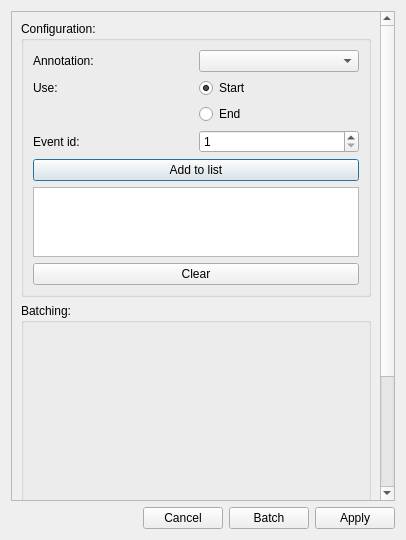
<?xml version="1.0" encoding="UTF-8"?>
<ui version="4.0">
 <class>EventsFromAnnotationsDialog</class>
 <widget class="QDialog" name="EventsFromAnnotationsDialog">
  <property name="geometry">
   <rect>
    <x>0</x>
    <y>0</y>
    <width>406</width>
    <height>540</height>
   </rect>
  </property>
  <property name="windowTitle">
   <string>Meggie - Events from annotations</string>
  </property>
  <layout class="QGridLayout" name="gridLayout">
   <item row="0" column="0">
    <widget class="QScrollArea" name="scrollArea">
     <property name="minimumSize">
      <size>
       <width>0</width>
       <height>0</height>
      </size>
     </property>
     <property name="verticalScrollBarPolicy">
      <enum>Qt::ScrollBarAsNeeded</enum>
     </property>
     <property name="horizontalScrollBarPolicy">
      <enum>Qt::ScrollBarAsNeeded</enum>
     </property>
     <property name="sizeAdjustPolicy">
      <enum>QAbstractScrollArea::AdjustToContents</enum>
     </property>
     <property name="widgetResizable">
      <bool>true</bool>
     </property>
     <widget class="QWidget" name="scrollAreaWidgetContents">
      <property name="geometry">
       <rect>
        <x>0</x>
        <y>0</y>
        <width>372</width>
        <height>655</height>
       </rect>
      </property>
      <property name="minimumSize">
       <size>
        <width>0</width>
        <height>0</height>
       </size>
      </property>
      <layout class="QGridLayout" name="gridLayout_2">
       <item row="0" column="0">
        <widget class="QGroupBox" name="groupBoxConfiguration">
         <property name="title">
          <string>Configuration:</string>
         </property>
         <layout class="QGridLayout" name="gridLayout_3">
          <item row="0" column="0">
           <widget class="QLabel" name="labelAnnotation">
            <property name="text">
             <string>Annotation:</string>
            </property>
           </widget>
          </item>
          <item row="1" column="0">
           <widget class="QLabel" name="labelLocation">
            <property name="text">
             <string>Use:</string>
            </property>
           </widget>
          </item>
          <item row="8" column="0" colspan="2">
           <widget class="QPushButton" name="pushButtonAdd">
            <property name="text">
             <string>Add to list</string>
            </property>
           </widget>
          </item>
          <item row="2" column="1">
           <widget class="QRadioButton" name="radioButtonEnd">
            <property name="text">
             <string>End</string>
            </property>
           </widget>
          </item>
          <item row="1" column="1">
           <widget class="QRadioButton" name="radioButtonStart">
            <property name="text">
             <string>Start</string>
            </property>
            <property name="checked">
             <bool>true</bool>
            </property>
           </widget>
          </item>
          <item row="0" column="1">
           <widget class="QComboBox" name="comboBoxAnnotation"/>
          </item>
          <item row="3" column="0">
           <widget class="QLabel" name="labelEventID">
            <property name="text">
             <string>Event id:</string>
            </property>
           </widget>
          </item>
          <item row="3" column="1">
           <widget class="QSpinBox" name="spinBoxEventID">
            <property name="minimum">
             <number>1</number>
            </property>
            <property name="maximum">
             <number>1000000</number>
            </property>
           </widget>
          </item>
          <item row="10" column="0" colspan="2">
           <widget class="QListWidget" name="listWidgetItems"/>
          </item>
          <item row="11" column="0" colspan="2">
           <widget class="QPushButton" name="pushButtonClear">
            <property name="text">
             <string>Clear</string>
            </property>
           </widget>
          </item>
         </layout>
        </widget>
       </item>
       <item row="1" column="0">
        <widget class="QGroupBox" name="groupBoxBatching">
         <property name="title">
          <string>Batching:</string>
         </property>
         <layout class="QGridLayout" name="gridLayoutBatching">
          <item row="0" column="0">
           <widget class="QWidget" name="batchingWidgetPlaceholder" native="true">
            <property name="minimumSize">
             <size>
              <width>300</width>
              <height>300</height>
             </size>
            </property>
           </widget>
          </item>
         </layout>
        </widget>
       </item>
       <item row="2" column="0">
        <spacer name="verticalSpacer">
         <property name="orientation">
          <enum>Qt::Vertical</enum>
         </property>
         <property name="sizeHint" stdset="0">
          <size>
           <width>20</width>
           <height>40</height>
          </size>
         </property>
        </spacer>
       </item>
      </layout>
     </widget>
    </widget>
   </item>
   <item row="1" column="0">
    <layout class="QHBoxLayout" name="horizontalLayout">
     <item>
      <spacer name="horizontalSpacer">
       <property name="orientation">
        <enum>Qt::Horizontal</enum>
       </property>
       <property name="sizeHint" stdset="0">
        <size>
         <width>40</width>
         <height>20</height>
        </size>
       </property>
      </spacer>
     </item>
     <item>
      <widget class="QPushButton" name="pushButtonCancel">
       <property name="text">
        <string>Cancel</string>
       </property>
      </widget>
     </item>
     <item>
      <widget class="QPushButton" name="pushButtonBatch">
       <property name="text">
        <string>Batch</string>
       </property>
      </widget>
     </item>
     <item>
      <widget class="QPushButton" name="pushButtonApply">
       <property name="text">
        <string>Apply</string>
       </property>
      </widget>
     </item>
    </layout>
   </item>
  </layout>
 </widget>
 <resources/>
 <connections>
  <connection>
   <sender>pushButtonCancel</sender>
   <signal>clicked()</signal>
   <receiver>EventsFromAnnotationsDialog</receiver>
   <slot>reject()</slot>
   <hints>
    <hint type="sourcelabel">
     <x>116</x>
     <y>197</y>
    </hint>
    <hint type="destinationlabel">
     <x>18</x>
     <y>131</y>
    </hint>
   </hints>
  </connection>
  <connection>
   <sender>pushButtonApply</sender>
   <signal>clicked()</signal>
   <receiver>EventsFromAnnotationsDialog</receiver>
   <slot>accept()</slot>
   <hints>
    <hint type="sourcelabel">
     <x>319</x>
     <y>197</y>
    </hint>
    <hint type="destinationlabel">
     <x>47</x>
     <y>149</y>
    </hint>
   </hints>
  </connection>
  <connection>
   <sender>pushButtonBatch</sender>
   <signal>clicked()</signal>
   <receiver>EventsFromAnnotationsDialog</receiver>
   <slot>acceptBatch()</slot>
   <hints>
    <hint type="sourcelabel">
     <x>175</x>
     <y>210</y>
    </hint>
    <hint type="destinationlabel">
     <x>371</x>
     <y>156</y>
    </hint>
   </hints>
  </connection>
 </connections>
 <slots>
  <slot>acceptBatch()</slot>
 </slots>
</ui>
